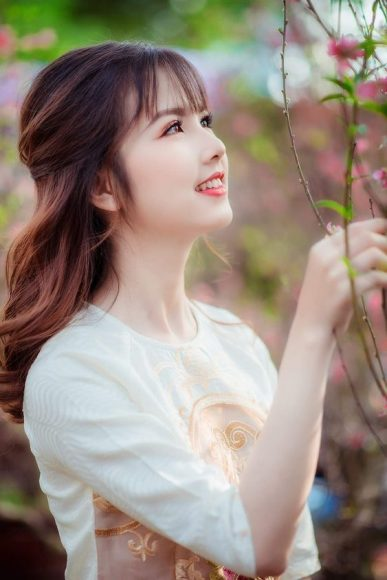
#> input picture lab3/g2.jpg, 387 x 580 px
$ python 3b_1.py
#> lines starting #> are read from the running program, lines starting #| are printed output that depends on the picture
import cv2
import numpy as np
import matplotlib.pyplot as plt

plt.figure(figsize=(6.4*5, 4.8*5), constrained_layout=False)

img_c1 = cv2.imread("g2.jpg", 0)
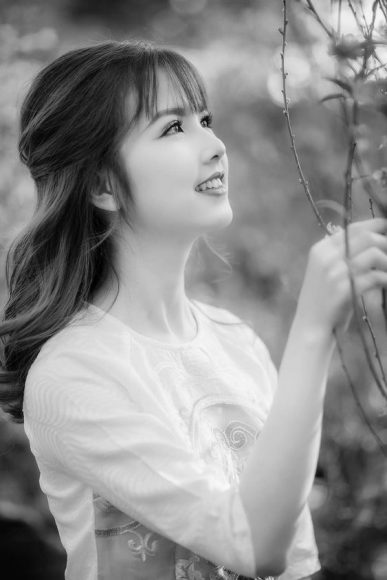
#> img_c1: shape (580, 387); min 0, max 254, mean 140.6
img_c2 = np.fft.fft2(img_c1)
img_c3 = np.fft.fftshift(img_c2)
img_c4 = np.fft.ifftshift(img_c3)
img_c5 = np.fft.ifft2(img_c4)

plt.subplot(151), plt.imshow(img_c1, "gray"), plt.title("Original Image")
plt.subplot(152), plt.imshow(np.log(1+np.abs(img_c2)), "gray"), plt.title("Spectrum")
plt.subplot(153), plt.imshow(np.log(1+np.abs(img_c3)), "gray"), plt.title("Centered Spectrum")
plt.subplot(154), plt.imshow(np.log(1+np.abs(img_c4)), "gray"), plt.title("Decentralized")
plt.subplot(155), plt.imshow(np.abs(img_c5), "gray"), plt.title("Processed Image")


def distance(point1,point2):
    return sqrt((point1[0]-point2[0])**2 + (point1[1]-point2[1])**2)

# [54 lines left out: functions idealFilterLP, idealFilterHP, butterworthLP, butterworthHP, gaussianLP, gaussianHP, not called in this run]
plt.show()
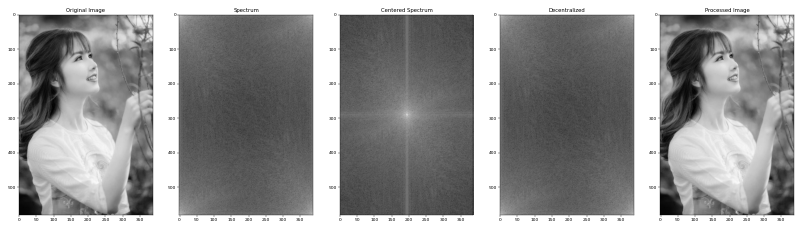
#> figure drawn by matplotlib, 5 panels
